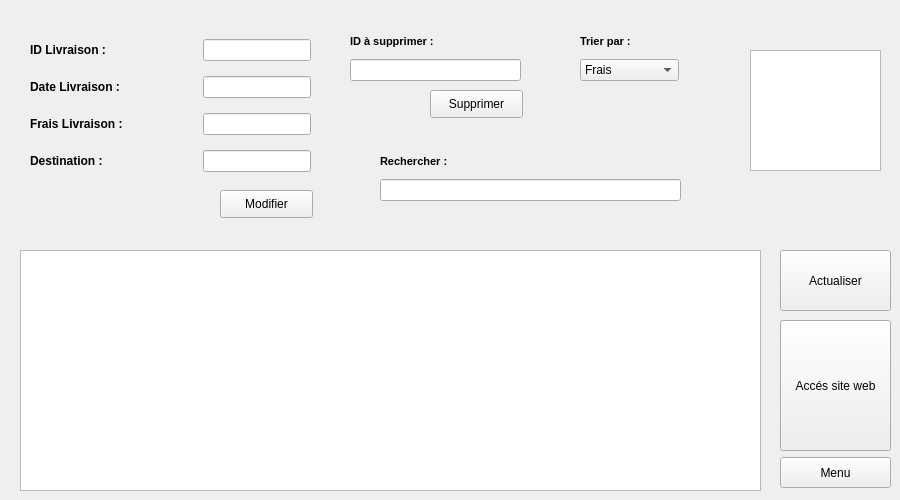
           <widget class="QWidget" name="Gestion_5">
            <attribute name="title">
             <string>Gestion des livraisons</string>
            </attribute>
            <widget class="QTableView" name="table_livraison_2">
             <property name="geometry">
              <rect>
               <x>20</x>
               <y>250</y>
               <width>741</width>
               <height>241</height>
              </rect>
             </property>
            </widget>
            <widget class="QTextBrowser" name="textBrowser_6">
             <property name="geometry">
              <rect>
               <x>750</x>
               <y>50</y>
               <width>131</width>
               <height>121</height>
              </rect>
             </property>
             <property name="styleSheet">
              <string notr="true">border-image: url(:/img/Projet qt/delivery.png);</string>
             </property>
            </widget>
            <widget class="QPushButton" name="pushButton_17">
             <property name="geometry">
              <rect>
               <x>220</x>
               <y>190</y>
               <width>93</width>
               <height>28</height>
              </rect>
             </property>
             <property name="text">
              <string>Modifier</string>
             </property>
            </widget>
            <widget class="QPushButton" name="supprimer2_2">
             <property name="geometry">
              <rect>
               <x>430</x>
               <y>90</y>
               <width>93</width>
               <height>28</height>
              </rect>
             </property>
             <property name="text">
              <string>Supprimer</string>
             </property>
            </widget>
            <widget class="QPushButton" name="pushButton_18">
             <property name="geometry">
              <rect>
               <x>780</x>
               <y>250</y>
               <width>111</width>
               <height>61</height>
              </rect>
             </property>
             <property name="text">
              <string>Actualiser</string>
             </property>
            </widget>
            <widget class="QPushButton" name="pushButton_19">
             <property name="geometry">
              <rect>
               <x>780</x>
               <y>320</y>
               <width>111</width>
               <height>131</height>
              </rect>
             </property>
             <property name="text">
              <string>Accés site web</string>
             </property>
             <property name="checkable">
              <bool>false</bool>
             </property>
             <property name="autoRepeat">
              <bool>true</bool>
             </property>
             <property name="autoRepeatDelay">
              <number>300</number>
             </property>
             <property name="autoDefault">
              <bool>false</bool>
             </property>
             <property name="default">
              <bool>false</bool>
             </property>
             <property name="flat">
              <bool>false</bool>
             </property>
            </widget>
            <widget class="QPushButton" name="homeButton_24">
             <property name="geometry">
              <rect>
               <x>780</x>
               <y>457</y>
               <width>111</width>
               <height>31</height>
              </rect>
             </property>
             <property name="text">
              <string>Menu</string>
             </property>
            </widget>
            <widget class="QWidget" name="layoutWidget_28">
             <property name="geometry">
              <rect>
               <x>30</x>
               <y>30</y>
               <width>281</width>
               <height>151</height>
              </rect>
             </property>
             <layout class="QVBoxLayout" name="verticalLayout_53">
              <item>
               <layout class="QHBoxLayout" name="horizontalLayout_124">
                <item>
                 <widget class="QLabel" name="label_148">
                  <property name="font">
                   <font>
                    <weight>75</weight>
                    <bold>true</bold>
                   </font>
                  </property>
                  <property name="text">
                   <string>&lt;html&gt;&lt;head/&gt;&lt;body&gt;&lt;p&gt;&lt;span style=&quot; font-weight:600;&quot;&gt;ID Livraison :&lt;/span&gt;&lt;/p&gt;&lt;/body&gt;&lt;/html&gt;</string>
                  </property>
                 </widget>
                </item>
                <item>
                 <spacer name="horizontalSpacer_103">
                  <property name="orientation">
                   <enum>Qt::Horizontal</enum>
                  </property>
                  <property name="sizeHint" stdset="0">
                   <size>
                    <width>40</width>
                    <height>20</height>
                   </size>
                  </property>
                 </spacer>
                </item>
                <item>
                 <widget class="QLineEdit" name="le_id_9"/>
                </item>
               </layout>
              </item>
              <item>
               <layout class="QHBoxLayout" name="horizontalLayout_125">
                <item>
                 <widget class="QLabel" name="label_149">
                  <property name="font">
                   <font>
                    <weight>75</weight>
                    <bold>true</bold>
                   </font>
                  </property>
                  <property name="text">
                   <string>&lt;html&gt;&lt;head/&gt;&lt;body&gt;&lt;p&gt;&lt;span style=&quot; font-weight:600;&quot;&gt;Date Livraison :&lt;/span&gt;&lt;/p&gt;&lt;/body&gt;&lt;/html&gt;</string>
                  </property>
                 </widget>
                </item>
                <item>
                 <spacer name="horizontalSpacer_104">
                  <property name="orientation">
                   <enum>Qt::Horizontal</enum>
                  </property>
                  <property name="sizeHint" stdset="0">
                   <size>
                    <width>40</width>
                    <height>20</height>
                   </size>
                  </property>
                 </spacer>
                </item>
                <item>
                 <widget class="QLineEdit" name="la_date_5"/>
                </item>
               </layout>
              </item>
              <item>
               <layout class="QHBoxLayout" name="horizontalLayout_126">
                <item>
                 <widget class="QLabel" name="label_150">
                  <property name="font">
                   <font>
                    <weight>75</weight>
                    <bold>true</bold>
                   </font>
                  </property>
                  <property name="text">
                   <string>&lt;html&gt;&lt;head/&gt;&lt;body&gt;&lt;p&gt;&lt;span style=&quot; font-weight:600;&quot;&gt;Frais Livraison :&lt;/span&gt;&lt;/p&gt;&lt;/body&gt;&lt;/html&gt;</string>
                  </property>
                 </widget>
                </item>
                <item>
                 <spacer name="horizontalSpacer_105">
                  <property name="orientation">
                   <enum>Qt::Horizontal</enum>
                  </property>
                  <property name="sizeHint" stdset="0">
                   <size>
                    <width>40</width>
                    <height>20</height>
                   </size>
                  </property>
                 </spacer>
                </item>
                <item>
                 <widget class="QLineEdit" name="le_frais_5"/>
                </item>
               </layout>
              </item>
              <item>
               <layout class="QHBoxLayout" name="horizontalLayout_127">
                <item>
                 <widget class="QLabel" name="label_151">
                  <property name="font">
                   <font>
                    <weight>75</weight>
                    <bold>true</bold>
                   </font>
                  </property>
                  <property name="text">
                   <string>&lt;html&gt;&lt;head/&gt;&lt;body&gt;&lt;p&gt;&lt;span style=&quot; font-weight:600;&quot;&gt;Destination :&lt;/span&gt;&lt;/p&gt;&lt;/body&gt;&lt;/html&gt;</string>
                  </property>
                 </widget>
                </item>
                <item>
                 <spacer name="horizontalSpacer_106">
                  <property name="orientation">
                   <enum>Qt::Horizontal</enum>
                  </property>
                  <property name="sizeHint" stdset="0">
                   <size>
                    <width>40</width>
                    <height>20</height>
                   </size>
                  </property>
                 </spacer>
                </item>
                <item>
                 <widget class="QLineEdit" name="l_adress_5"/>
                </item>
               </layout>
              </item>
             </layout>
            </widget>
            <widget class="QWidget" name="layoutWidget_29">
             <property name="geometry">
              <rect>
               <x>580</x>
               <y>30</y>
               <width>99</width>
               <height>51</height>
              </rect>
             </property>
             <layout class="QVBoxLayout" name="verticalLayout_54">
              <item>
               <widget class="QLabel" name="label_152">
                <property name="font">
                 <font>
                  <pointsize>8</pointsize>
                  <weight>75</weight>
                  <bold>true</bold>
                 </font>
                </property>
                <property name="text">
                 <string>Trier par :</string>
                </property>
               </widget>
              </item>
              <item>
               <widget class="QComboBox" name="comboBox_tri_4">
                <item>
                 <property name="text">
                  <string>Frais</string>
                 </property>
                </item>
                <item>
                 <property name="text">
                  <string>ID ASC</string>
                 </property>
                </item>
                <item>
                 <property name="text">
                  <string>ID DESC</string>
                 </property>
                </item>
                <item>
                 <property name="text">
                  <string>Destination</string>
                 </property>
                </item>
               </widget>
              </item>
             </layout>
            </widget>
            <widget class="QWidget" name="layoutWidget_30">
             <property name="geometry">
              <rect>
               <x>380</x>
               <y>150</y>
               <width>301</width>
               <height>51</height>
              </rect>
             </property>
             <layout class="QVBoxLayout" name="verticalLayout_55">
              <item>
               <widget class="QLabel" name="label_153">
                <property name="font">
                 <font>
                  <pointsize>8</pointsize>
                  <weight>75</weight>
                  <bold>true</bold>
                 </font>
                </property>
                <property name="text">
                 <string>Rechercher :</string>
                </property>
               </widget>
              </item>
              <item>
               <widget class="QLineEdit" name="recherche_2"/>
              </item>
             </layout>
            </widget>
            <widget class="QWidget" name="layoutWidget_31">
             <property name="geometry">
              <rect>
               <x>350</x>
               <y>30</y>
               <width>171</width>
               <height>51</height>
              </rect>
             </property>
             <layout class="QVBoxLayout" name="verticalLayout_56">
              <item>
               <widget class="QLabel" name="label_154">
                <property name="font">
                 <font>
                  <pointsize>8</pointsize>
                  <weight>75</weight>
                  <bold>true</bold>
                 </font>
                </property>
                <property name="text">
                 <string>ID à supprimer :</string>
                </property>
               </widget>
              </item>
              <item>
               <widget class="QLineEdit" name="le_id_sup_3">
                <property name="focusPolicy">
                 <enum>Qt::StrongFocus</enum>
                </property>
               </widget>
              </item>
             </layout>
            </widget>
           </widget>
